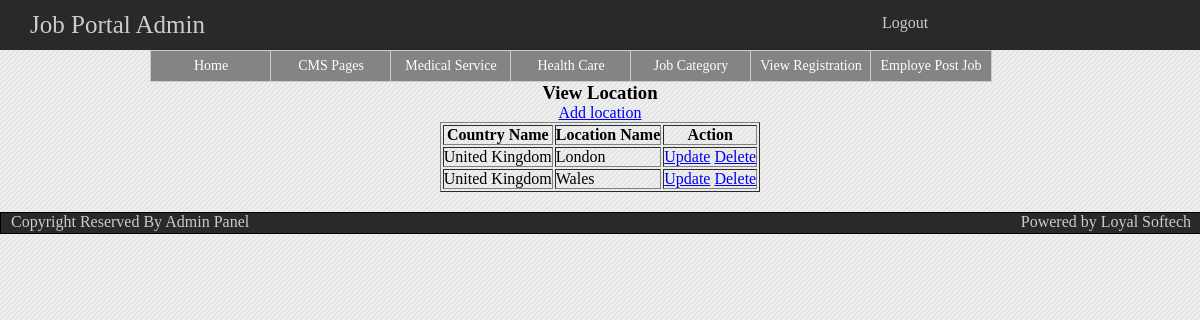
The app's page /admin/view_location.php with its own data.
### tables this page shows
CREATE TABLE IF NOT EXISTS `location` (
  `location_id` int(10) NOT NULL AUTO_INCREMENT,
  `location_name` varchar(255) NOT NULL,
  `country_id` int(10) NOT NULL,
  PRIMARY KEY (`location_id`)
);

CREATE TABLE IF NOT EXISTS `country` (
  `country_id` int(11) NOT NULL AUTO_INCREMENT,
  `country_name` varchar(100) NOT NULL,
  PRIMARY KEY (`country_id`)
);

### admin/view_location.php (called while the page is built, shortened)
<?php
include(MODEL .'location_Class.php');
$objlocation = new location();
$view = $objlocation->select_location();
include(ADVIEW . 'view_location.php');
?>

### admin/view/view_location.php (the view, shortened to what this page needs)
<!DOCTYPE html PUBLIC "-//W3C//DTD XHTML 1.0 Transitional//EN" "http://www.w3.org/TR/xhtml1/DTD/xhtml1-transitional.dtd">
<html xmlns="http://www.w3.org/1999/xhtml" xml:lang="en">
<head>
    <link rel="stylesheet" type="text/css" href="style/adminstyle.css"/>
</head>
    <body>
    	<?php include(ADDTEMPLATE.'admin_header.php');?>
		<?php include(ADDTEMPLATE.'admin_menu.php');?>
		<div class="login_container">
			<center>
			<form action="" method="post" enctype="multipart/form-data">
				<center><h3 class="heading">View Location</h3></center>
					<center>
					<tr><a href="add_location.php">Add location</a></tr>
					<table border="1px">
						<tr>
							<th>Country Name</th>
							<th>Location Name</th>
							<th>Action</th>
						</tr>
							<?php while($row=mysql_fetch_array($view)){?>
						<tr>
							<td><?php echo $objlocation->get_country_name($row['country_id']) ?></td>
							<td><?php echo $row['location_name']; ?></td>
							<td>
								<a href="update_location.php?uid=<?php echo $row['location_id']; ?>">Update</a>
								<a href="delete_location.php?did=<?php echo $row['location_id']; ?>">Delete</a>
							</td>
						</tr>
							<?php } ?>
					</table>
					</center>
				</form>
				</center>
			</div>
		<?php include(ADDTEMPLATE.'admin_footer.php');?>
    </body>
</html>

### admin/model/location_Class.php (shortened to what this page needs)
<?php
Class location{
	public function select_location(){
		$query = "SELECT * from `location`";
		$result = mysql_query($query);
		if($result){
			return $result;
		}else{
			die('can not select'. mysql_error());
		}
	 }
	public function get_country_name($id){
		$query = "SELECT * from `country` WHERE `country_id`='$id'";
		$result = mysql_query($query);
		if($result){
			$row = mysql_fetch_array($result);
	  		echo  $row['country_name'];
		}else{
			die('can not select'. mysql_error());
		}
	  }
}
?>

### admin/style/adminstyle.css (style rules this page uses)
* { margin: 0; padding: 0; }
body { background: #eeeeee url(images/bg.jpg) top left repeat; font-family: 'MyriadWebProRegular'; margin-left: auto; margin-right:auto; height: auto; width: 100%; }
.login_container { float:left; height:auto; width:100%; }

### records on screen
location: country.country_name "United Kingdom", location_name "London"
location: country.country_name "United Kingdom", location_name "Wales"
